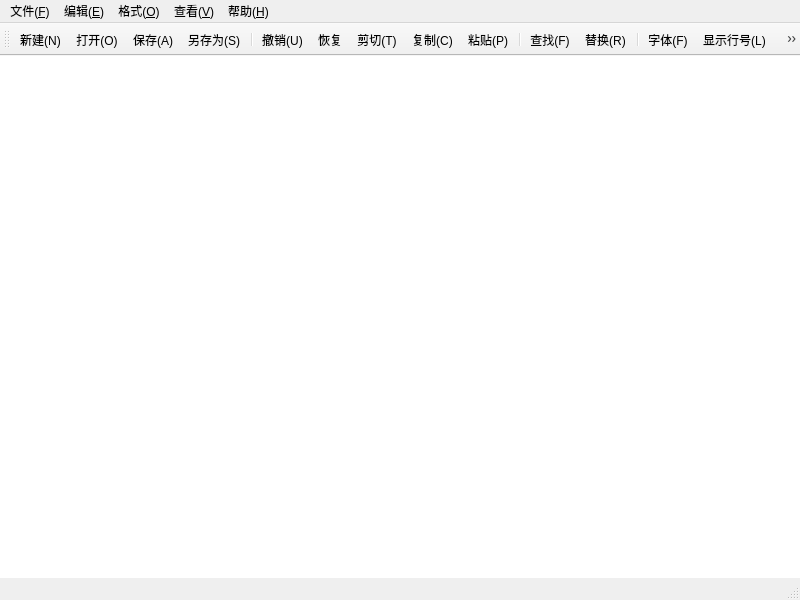
<?xml version="1.0" encoding="UTF-8"?>
<ui version="4.0">
 <class>MainWindow</class>
 <widget class="QMainWindow" name="MainWindow">
  <property name="geometry">
   <rect>
    <x>0</x>
    <y>0</y>
    <width>800</width>
    <height>600</height>
   </rect>
  </property>
  <property name="windowTitle">
   <string>MainWindow</string>
  </property>
  <widget class="QWidget" name="centralwidget">
   <property name="layoutDirection">
    <enum>Qt::LeftToRight</enum>
   </property>
   <widget class="CodeEditor" name="plainTextEdit">
    <property name="geometry">
     <rect>
      <x>-7</x>
      <y>-14</y>
      <width>821</width>
      <height>591</height>
     </rect>
    </property>
   </widget>
  </widget>
  <widget class="QMenuBar" name="menubar">
   <property name="geometry">
    <rect>
     <x>0</x>
     <y>0</y>
     <width>800</width>
     <height>26</height>
    </rect>
   </property>
   <widget class="QMenu" name="menu">
    <property name="title">
     <string>文件(&amp;F)</string>
    </property>
    <addaction name="actionNew"/>
    <addaction name="actionOpen"/>
    <addaction name="actionSave"/>
    <addaction name="actionSaveAs"/>
    <addaction name="separator"/>
    <addaction name="actionExit"/>
   </widget>
   <widget class="QMenu" name="menu_2">
    <property name="title">
     <string>编辑(&amp;E)</string>
    </property>
    <addaction name="actionUndo"/>
    <addaction name="actionRedo"/>
    <addaction name="actionCut"/>
    <addaction name="actionCopy"/>
    <addaction name="actionPaste"/>
    <addaction name="separator"/>
    <addaction name="actionFind"/>
    <addaction name="actionReplace"/>
    <addaction name="separator"/>
    <addaction name="actionSelectall"/>
   </widget>
   <widget class="QMenu" name="menu_O">
    <property name="title">
     <string>格式(&amp;O)</string>
    </property>
    <addaction name="actionLineWrap"/>
    <addaction name="actionrow"/>
    <addaction name="actionFont"/>
    <addaction name="actionFontColor"/>
    <addaction name="separator"/>
    <addaction name="actionFontBackgroundColor"/>
    <addaction name="actionBackgourndColor"/>
   </widget>
   <widget class="QMenu" name="menu_V">
    <property name="title">
     <string>查看(&amp;V)</string>
    </property>
    <addaction name="actionToolbar"/>
    <addaction name="actionStatusbar"/>
   </widget>
   <widget class="QMenu" name="menu_H">
    <property name="title">
     <string>帮助(&amp;H)</string>
    </property>
    <addaction name="actionAbout"/>
   </widget>
   <addaction name="menu"/>
   <addaction name="menu_2"/>
   <addaction name="menu_O"/>
   <addaction name="menu_V"/>
   <addaction name="menu_H"/>
  </widget>
  <widget class="QStatusBar" name="statusbar"/>
  <widget class="QToolBar" name="toolBar">
   <property name="windowTitle">
    <string>toolBar</string>
   </property>
   <attribute name="toolBarArea">
    <enum>TopToolBarArea</enum>
   </attribute>
   <attribute name="toolBarBreak">
    <bool>false</bool>
   </attribute>
   <addaction name="actionNew"/>
   <addaction name="actionOpen"/>
   <addaction name="actionSave"/>
   <addaction name="actionSaveAs"/>
   <addaction name="separator"/>
   <addaction name="actionUndo"/>
   <addaction name="actionRedo"/>
   <addaction name="actionCut"/>
   <addaction name="actionCopy"/>
   <addaction name="actionPaste"/>
   <addaction name="separator"/>
   <addaction name="actionFind"/>
   <addaction name="actionReplace"/>
   <addaction name="separator"/>
   <addaction name="actionFont"/>
   <addaction name="actionrow"/>
   <addaction name="actionLineWrap"/>
   <addaction name="separator"/>
   <addaction name="actionToolbar"/>
   <addaction name="actionStatusbar"/>
  </widget>
  <action name="actionNew">
   <property name="icon">
    <iconset resource="res.qrc">
     <normaloff>:/img/news.svg</normaloff>:/img/news.svg</iconset>
   </property>
   <property name="text">
    <string>新建(&amp;N)</string>
   </property>
   <property name="toolTip">
    <string>新建</string>
   </property>
   <property name="shortcut">
    <string>Ctrl+N</string>
   </property>
  </action>
  <action name="actionOpen">
   <property name="icon">
    <iconset resource="res.qrc">
     <normaloff>:/img/opened_folder.svg</normaloff>:/img/opened_folder.svg</iconset>
   </property>
   <property name="text">
    <string>打开(&amp;O)</string>
   </property>
   <property name="toolTip">
    <string>打开</string>
   </property>
   <property name="shortcut">
    <string>Ctrl+O</string>
   </property>
  </action>
  <action name="actionSaveAs">
   <property name="icon">
    <iconset resource="res.qrc">
     <normaloff>:/img/cil-save.svg</normaloff>:/img/cil-save.svg</iconset>
   </property>
   <property name="text">
    <string>另存为(&amp;S)</string>
   </property>
   <property name="toolTip">
    <string>另存为</string>
   </property>
   <property name="shortcut">
    <string>Ctrl+S</string>
   </property>
  </action>
  <action name="actionSave">
   <property name="icon">
    <iconset resource="res.qrc">
     <normaloff>:/img/save.svg</normaloff>:/img/save.svg</iconset>
   </property>
   <property name="text">
    <string>保存(&amp;A)</string>
   </property>
   <property name="toolTip">
    <string>保存</string>
   </property>
  </action>
  <action name="actionExit">
   <property name="icon">
    <iconset resource="res.qrc">
     <normaloff>:/img/transfer-out.svg</normaloff>:/img/transfer-out.svg</iconset>
   </property>
   <property name="text">
    <string>退出(&amp;X)</string>
   </property>
   <property name="toolTip">
    <string>退出</string>
   </property>
  </action>
  <action name="actionUndo">
   <property name="icon">
    <iconset resource="res.qrc">
     <normaloff>:/img/arrow-back-up.svg</normaloff>:/img/arrow-back-up.svg</iconset>
   </property>
   <property name="text">
    <string>撤销(&amp;U)</string>
   </property>
   <property name="toolTip">
    <string>撤销</string>
   </property>
   <property name="shortcut">
    <string>Ctrl+Z</string>
   </property>
  </action>
  <action name="actionCut">
   <property name="icon">
    <iconset resource="res.qrc">
     <normaloff>:/img/cut.svg</normaloff>:/img/cut.svg</iconset>
   </property>
   <property name="text">
    <string>剪切(&amp;T)</string>
   </property>
   <property name="toolTip">
    <string>剪切</string>
   </property>
   <property name="shortcut">
    <string>Ctrl+X</string>
   </property>
  </action>
  <action name="actionCopy">
   <property name="icon">
    <iconset resource="res.qrc">
     <normaloff>:/img/copy.svg</normaloff>:/img/copy.svg</iconset>
   </property>
   <property name="text">
    <string>复制(&amp;C)</string>
   </property>
   <property name="toolTip">
    <string>复制</string>
   </property>
   <property name="shortcut">
    <string>Ctrl+C</string>
   </property>
  </action>
  <action name="actionPaste">
   <property name="icon">
    <iconset resource="res.qrc">
     <normaloff>:/img/sticky.svg</normaloff>:/img/sticky.svg</iconset>
   </property>
   <property name="text">
    <string>粘贴(&amp;P)</string>
   </property>
   <property name="toolTip">
    <string>粘贴</string>
   </property>
   <property name="shortcut">
    <string>Ctrl+V</string>
   </property>
  </action>
  <action name="actionFind">
   <property name="icon">
    <iconset resource="res.qrc">
     <normaloff>:/img/search.svg</normaloff>:/img/search.svg</iconset>
   </property>
   <property name="text">
    <string>查找(&amp;F)</string>
   </property>
   <property name="toolTip">
    <string>查找</string>
   </property>
   <property name="shortcut">
    <string>Ctrl+F</string>
   </property>
  </action>
  <action name="actionReplace">
   <property name="icon">
    <iconset resource="res.qrc">
     <normaloff>:/img/replace.svg</normaloff>:/img/replace.svg</iconset>
   </property>
   <property name="text">
    <string>替换(&amp;R)</string>
   </property>
   <property name="toolTip">
    <string>替换</string>
   </property>
   <property name="shortcut">
    <string>Ctrl+H</string>
   </property>
  </action>
  <action name="actionFont">
   <property name="icon">
    <iconset resource="res.qrc">
     <normaloff>:/img/cil-font.svg</normaloff>:/img/cil-font.svg</iconset>
   </property>
   <property name="text">
    <string>字体(&amp;F)</string>
   </property>
   <property name="toolTip">
    <string>字体</string>
   </property>
  </action>
  <action name="actionLineWrap">
   <property name="icon">
    <iconset resource="res.qrc">
     <normaloff>:/img/text-wrap.svg</normaloff>:/img/text-wrap.svg</iconset>
   </property>
   <property name="text">
    <string>自动换行(&amp;W)</string>
   </property>
   <property name="toolTip">
    <string>自动换行</string>
   </property>
  </action>
  <action name="actionToolbar">
   <property name="icon">
    <iconset resource="res.qrc">
     <normaloff>:/img/tool.svg</normaloff>:/img/tool.svg</iconset>
   </property>
   <property name="text">
    <string>工具栏(&amp;T)</string>
   </property>
   <property name="toolTip">
    <string>工具栏</string>
   </property>
  </action>
  <action name="actionStatusbar">
   <property name="icon">
    <iconset resource="res.qrc">
     <normaloff>:/img/cib-stackbit.svg</normaloff>:/img/cib-stackbit.svg</iconset>
   </property>
   <property name="text">
    <string>状态栏(&amp;S)</string>
   </property>
   <property name="toolTip">
    <string>状态栏</string>
   </property>
  </action>
  <action name="actionRedo">
   <property name="icon">
    <iconset resource="res.qrc">
     <normaloff>:/img/arrow-forward-up.svg</normaloff>:/img/arrow-forward-up.svg</iconset>
   </property>
   <property name="text">
    <string>恢复</string>
   </property>
   <property name="toolTip">
    <string>恢复</string>
   </property>
   <property name="shortcut">
    <string>Ctrl+Shift+Z</string>
   </property>
  </action>
  <action name="actionSelectall">
   <property name="icon">
    <iconset resource="res.qrc">
     <normaloff>:/img/check-all.svg</normaloff>:/img/check-all.svg</iconset>
   </property>
   <property name="text">
    <string>全选(&amp;A)</string>
   </property>
   <property name="toolTip">
    <string>全选</string>
   </property>
   <property name="shortcut">
    <string>Ctrl+A</string>
   </property>
  </action>
  <action name="actionAbout">
   <property name="icon">
    <iconset resource="res.qrc">
     <normaloff>:/img/about.svg</normaloff>:/img/about.svg</iconset>
   </property>
   <property name="text">
    <string>关于</string>
   </property>
   <property name="toolTip">
    <string>关于</string>
   </property>
  </action>
  <action name="actionrow">
   <property name="icon">
    <iconset resource="res.qrc">
     <normaloff>:/img/display.svg</normaloff>:/img/display.svg</iconset>
   </property>
   <property name="text">
    <string>显示行号(&amp;L)</string>
   </property>
   <property name="toolTip">
    <string>显示行号</string>
   </property>
   <property name="shortcut">
    <string>Ctrl+L</string>
   </property>
  </action>
  <action name="actionFontColor">
   <property name="icon">
    <iconset resource="res.qrc">
     <normaloff>:/img/fonts.svg</normaloff>:/img/fonts.svg</iconset>
   </property>
   <property name="text">
    <string>字体颜色</string>
   </property>
   <property name="toolTip">
    <string>字体颜色</string>
   </property>
  </action>
  <action name="actionBackgourndColor">
   <property name="icon">
    <iconset resource="res.qrc">
     <normaloff>:/img/paint-bucket.svg</normaloff>:/img/paint-bucket.svg</iconset>
   </property>
   <property name="text">
    <string>编辑器背景色</string>
   </property>
   <property name="toolTip">
    <string>编辑器背景色</string>
   </property>
  </action>
  <action name="actionFontBackgroundColor">
   <property name="icon">
    <iconset resource="res.qrc">
     <normaloff>:/img/file-font-fill.svg</normaloff>:/img/file-font-fill.svg</iconset>
   </property>
   <property name="text">
    <string>字体背景色</string>
   </property>
   <property name="toolTip">
    <string>字体背景色</string>
   </property>
  </action>
 </widget>
 <customwidgets>
  <customwidget>
   <class>CodeEditor</class>
   <extends>QPlainTextEdit</extends>
   <header>codeeditor.h</header>
  </customwidget>
 </customwidgets>
 <resources>
  <include location="res.qrc"/>
 </resources>
 <connections/>
</ui>
